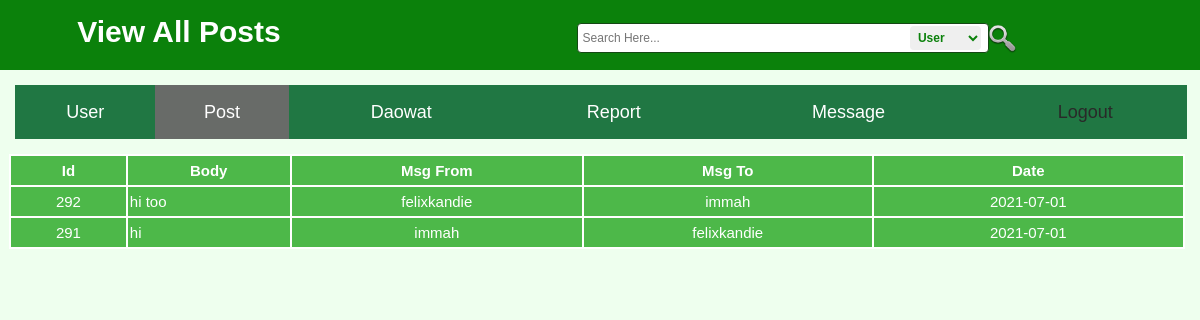
The app's page /mainAdmin/comments.php (signed in) with its own data.
### tables this page shows
CREATE TABLE `pvt_messages` (
  `id` int(11) NOT NULL,
  `user_from` varchar(255) NOT NULL,
  `user_to` varchar(255) NOT NULL,
  `msg_body` text NOT NULL,
  `date` date NOT NULL,
  `msg_time` timestamp NOT NULL DEFAULT CURRENT_TIMESTAMP,
  `opened` varchar(255) NOT NULL,
  `user_id` int(11) NOT NULL
);

### mainAdmin/comments.php (the view, shortened to what this page needs)
<?php
if (!isset($_SESSION['admin_user'])) {
	header('location: login.php');
}
else {
?>
<!DOCTYPE html>
<html>
<head>
	<link rel="stylesheet" type="text/css" href="adminStyle.css">
	<link rel="stylesheet" type="text/css" href="../css/header.css">
</head>
<body>
<div class="main">
	<table class="adminHeader">
		<tr>
			<th>
				<a href="index.php"><h1>View All Posts</h1></a>
			</th>
			<th class="search">
				<form action="search.php" method="get">
					<input type="text" id="search" name="keywords" placeholder="Search Here..."  />
					<select name="topic" class="search_topic">
						<option>User</option>
					</select>
					<button type="submit" name="search" ><img src="../img/search.png" style="margin: 0 0 -12px 1px; padding: 0;" height="33" width="33"></button>
				</form>
			</th>
		</tr>
	</table>
	<table class="adminmenu">
		<tr>
			<th><a href="users.php"><h1>User</h1></a></th>
			<th style="background-color: #686B68;"><a href="posts.php" ><h1>Post</h1></a></th>
			<th><a href="daowat.php"><h1>Daowat</h1></a></th>
			<th><a href="report.php"><h1>Report</h1></a></th>
			<th><a href="messages.php"><h1>Message</h1></a></th>
			<th><a href="logout.php"><h1 style="color: #292929;">Logout</h1></a></th>
		</tr>
	</table>
	<table class="rightsidemenu">
		<tr style="font-weight: bold;" colspan="10" bgcolor="#4DB849">
			<th>Id</th>
			<th>Body</th>
			<th>Msg From</th>
			<th>Msg To</th>
			<th>Date</th>
		</tr>
		<tr>
			<?php include ( "./inc/connect.inc.php");
			$query = "SELECT * FROM pvt_messages ORDER BY id DESC LIMIT 17";
			$run = mysql_query($query);
			while ($row=mysql_fetch_assoc($run)) {
				$id = $row['id'];
				$body = substr($row['msg_body'], 0,50);
				$user_from = $row['user_from'];
				$user_to = $row['user_to'];
				$date_added = $row['date'];
			 ?>
			<th><?php echo $id; ?></th>
			<th style="text-align: left;"><?php echo $body; ?></th>
			<th><?php echo $user_from; ?></th>
			<th><?php echo $user_to; ?></th>
			<th><?php echo $date_added; ?></th>
		</tr>
		<?php } ?>
	</table>
</div>
</body>
</html>
<?php } ?>

### mainAdmin/adminStyle.css (style rules this page uses)
html, body, div, span, applet, object, iframe, h1, h2, h3, h4, h5, h6, p, blockquote, pre, a, abbr, acronym, address, big, cite, code, del, dfn, em, img, ins, kbd, q, s, samp, small, strike, strong, sub, sup, tt, var, b, u, i, center, dl, dt, dd, ol, ul, li, fieldset, form, label, legend, table, caption, tbody, tfoot, thead, tr, th, td, article, aside, canvas, details, embed, figure, figcaption, footer, header, hgroup, menu, nav, output, ruby, section, summary, time, mark, audio, video { margin: 0; padding: 0; border: 0; font-size: 100%; font: inherit; vertical-align: baseline; }
table { border-collapse: collapse; border-spacing: 0; }
* { margin: 0px; padding: 0px; }
body, button, input, label, select, td, textarea { font-family: helvetica, arial, sans-serif; font-size: 12px; }
html { height: 100%; }
body { line-height: 1; width: 100%; background-color: #EEFFEE; padding:0px; font-size: 12px; height: 100%; }
div { display: block; }
.main { height: 100%; width: 100%; min-width: 1070px; margin: 0; padding: 0; }
.adminHeader { margin: 0; padding: 0; height: 70px; width: 100%; min-width: 400px; background-color: #0B810B; text-align: center; vertical-align: center; }
.adminHeader h1 { font-size: 30px; font-weight: bold; color: #fff; padding: 17px 0 0 0; }
.adminHeader a { text-decoration: none; }
.adminmenu { height: 40px; background-color: #207743; color: #fff; width: 97.66%; margin: 15px; }
.adminmenu a { font-size: 18px; text-decoration: none; padding: 16px 4px; color: #fff; }
.rightsidemenu { float: right; text-align: center; width: 98%; margin: 0 15px 15px; background-color: #4DB849; font-size: 15px; color: #fff; }
.rightsidemenu th { margin-top: 5px; border: 2px solid; padding: 7px 2px; }

### css/header.css (style rules this page uses)
html, body, div, span, applet, object, iframe, h1, h2, h3, h4, h5, h6, p, blockquote, pre, a, abbr, acronym, address, big, cite, code, del, dfn, em, img, ins, kbd, q, s, samp, small, strike, strong, sub, sup, tt, var, b, u, i, center, dl, dt, dd, ol, ul, li, fieldset, form, label, legend, table, caption, tbody, tfoot, thead, tr, th, td, article, aside, canvas, details, embed, figure, figcaption, footer, header, hgroup, menu, nav, output, ruby, section, summary, time, mark, audio, video { margin: 0; padding: 0; border: 0; font-size: 100%; font: inherit; vertical-align: baseline; }
table { border-collapse: collapse; border-spacing: 0; }
* { margin: 0px; padding: 0px; }
body, button, input, label, select, td, textarea { font-family: helvetica, arial, sans-serif; font-size: 12px; }
html { height: 100%; }
body { line-height: 1; width: 100%; min-width: 975px; background-color: #EEFFEE; padding:0px; font-size: 12px; }
div { display: block; }
.search input { width: 400px; margin: 10px 0 0 37px; border-radius: 4px; padding: 5px; height: 18px; border: 1px solid #154815; }
.search button { background: none; border: none; }
.search_topic { border-radius: 4px; padding: 4px; font-weight: bold; color: #0B810B; margin-left: -82px; border: none; }

### records on screen
pvt_messages: id "292", msg_body "hi too", user_from "felixkandie", user_to "immah", date "2021-07-01"
pvt_messages: id "291", msg_body "hi", user_from "immah", user_to "felixkandie", date "2021-07-01"
